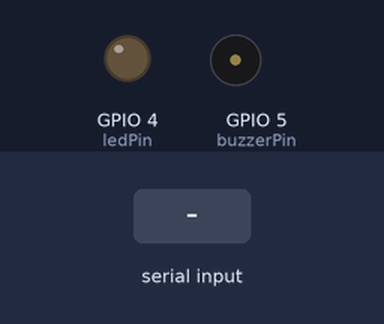
A sketch run on a simulated ESP32. Shown: output pins drawn as LEDs (lit = HIGH), buzzer (waves = sounding). Inputs (shaded band) come from the test bench. What the sketch prints to the serial monitor is not drawn.

Above: at 1.2 s.
1.3 s: "PRESSED\n" received over the second serial link
At 1.9 s:
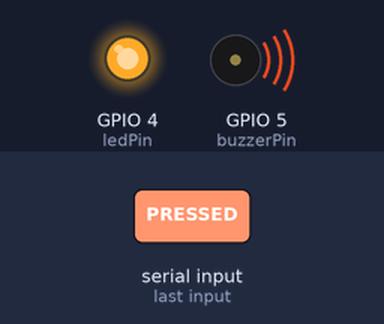
2.8 s: "1\n" received over the second serial link
Timing chart, 0 to 5.8 s (numbered marks = the images above; inputs shaded):
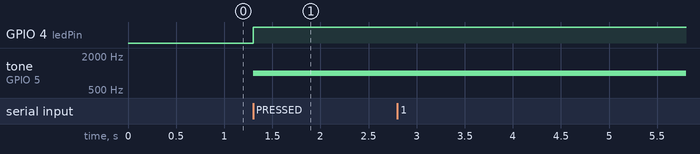

The sketch:

es32ConnectUno.ino
```cpp
// Khai báo các chân Serial phụ cho ESP32
#define RXD2 16
#define TXD2 17

// Khai báo chân LED và chân chuông trên ESP32
const int ledPin = 4;
const int buzzerPin = 5;

// Khai báo biến để lưu trạng thái hiện tại của đèn LED
int ledState = LOW;

void setup() {
  // Khởi tạo Serial mặc định để giao tiếp với máy tính
  Serial.begin(9600);
  // Khởi tạo Serial phụ để giao tiếp với UNO
  Serial2.begin(9600, SERIAL_8N1, RXD2, TXD2);

  // Thiết lập chân LED và chân chuông là OUTPUT
  pinMode(ledPin, OUTPUT);
  pinMode(buzzerPin, OUTPUT);

  Serial.println("ESP32 đã sẵn sàng.");
}

void loop() {
  if (Serial2.available()) {
    String receivedData = Serial2.readStringUntil('\n');
    receivedData.trim(); // Loại bỏ khoảng trắng thừa

    Serial.print("ESP32 nhận: ");
    Serial.println(receivedData);

    // Kiểm tra nếu tín hiệu nhận được là "PRESSED"
    if (receivedData.equals("PRESSED")) {
      // Phát âm thanh từ chuông
      tone(buzzerPin, 1000, 200); // Tần số 1000Hz trong 200ms

      // Đảo ngược trạng thái của đèn LED
      ledState = !ledState;
      Serial.print("Trang thai led: ");
      Serial.println(ledState);

      // Cập nhật trạng thái đèn LED
      digitalWrite(ledPin, ledState);

      // In ra trạng thái hiện tại của đèn để gỡ lỗi
      if (ledState == HIGH) {
        Serial.println("Đèn đã bật!");
        tone(buzzerPin, 1000);
      } else {
        Serial.println("Đèn đã tắt!");
        noTone(buzzerPin);

      }
    }
  }
}
```

Measured:
- after the input at 1.3 s, GPIO 4 (ledPin): LOW → HIGH at once; tone on GPIO 5 (buzzerPin): silent → 1000 Hz at once
- after the input at 2.8 s, every drawn part: stays the same
